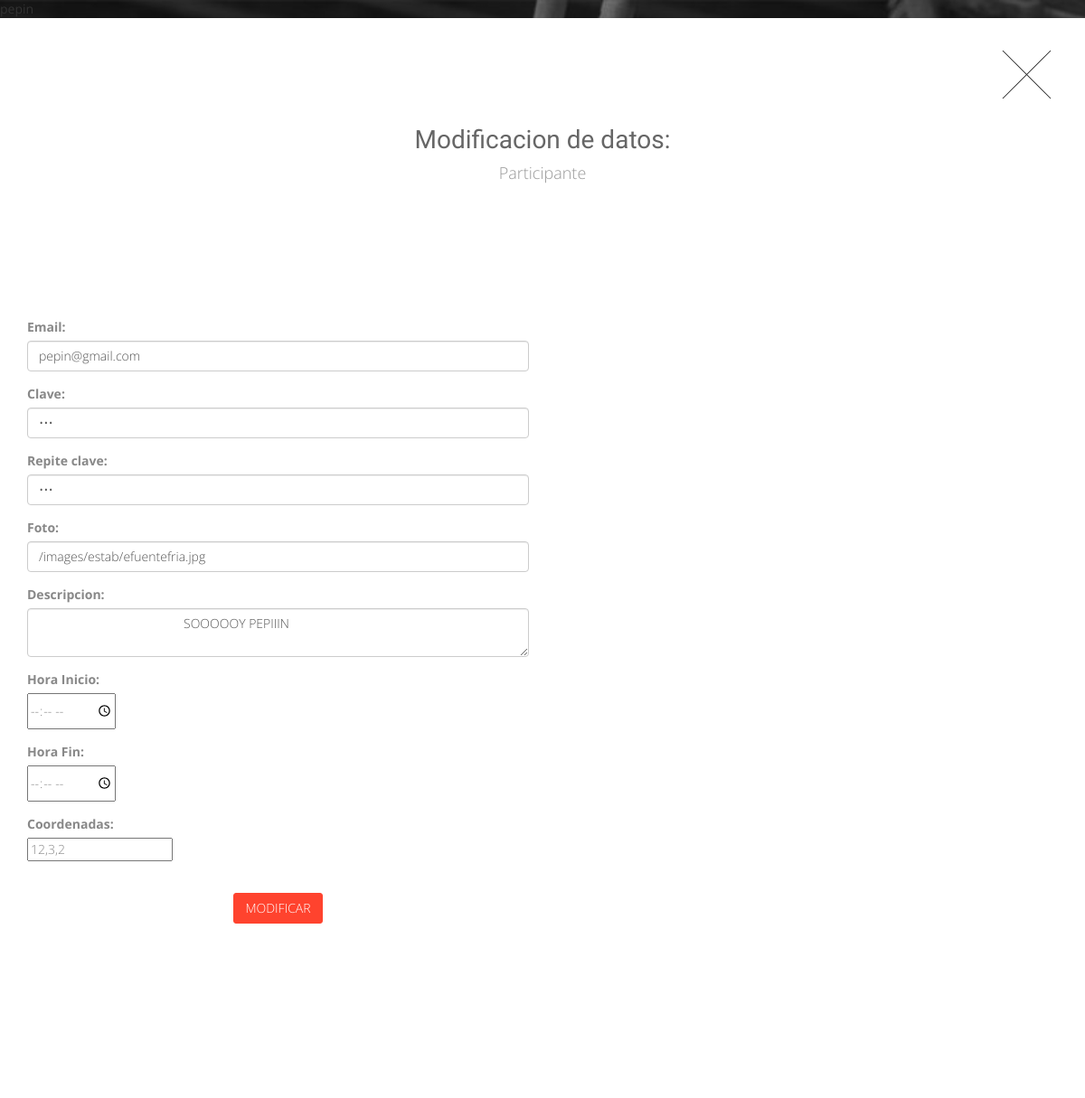
Page /view/usuarios/modificacionPAR.php (signed in) on the earlier database version.
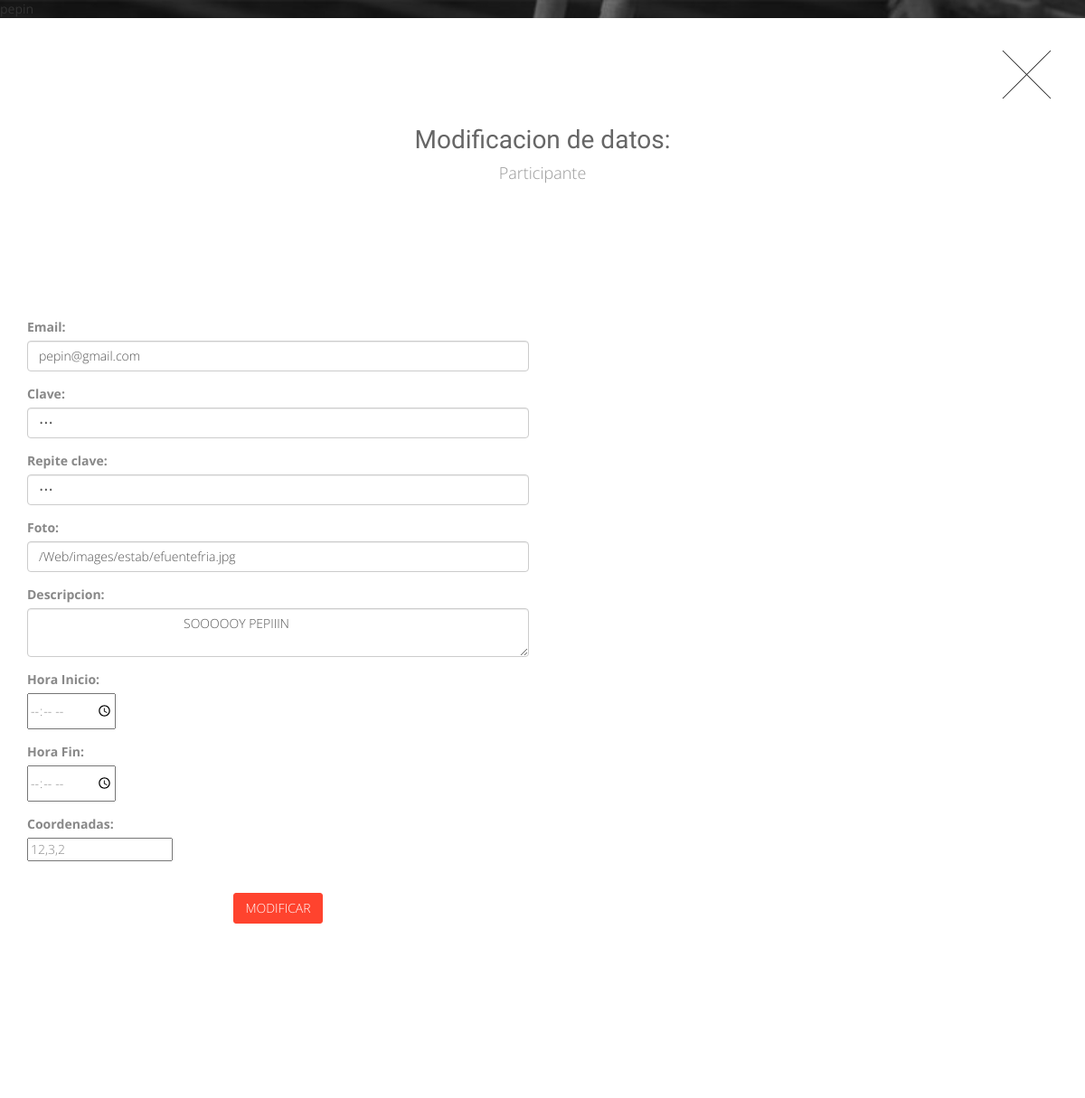
Same page on the later database version.
### tables this page shows
CREATE TABLE `participante` (
  `descripcionPAR` varchar(200) DEFAULT NULL,
  `coordenadasPAR` varchar(100) DEFAULT NULL,
  `fotoPAR` varchar(100) DEFAULT NULL,
  `horarioPAR` varchar(45) DEFAULT NULL,
  `TablaUsuarios_login` varchar(30) NOT NULL
);

### model/part.php (called while the page is built, shortened)
<?php
require_once("BDconectar.php");
class Participante{
    private $con;
    public function __construct() {
        $this->db = new BD();
        $this->con = $this->db->getConnect();
    }
    public function select($login) {
        $sql = "select * from participante where TablaUsuarios_login='$login'";
        $result = mysql_query($sql, $this->con);
        $part=mysql_fetch_array($result);
        return $part;
    }
 }
 ?>

### model/bdconectar.php (called while the page is built, shortened)
<?php
class BD {
		protected $connect;
		public function __construct(){
			$aux=mysql_connect('localhost','g42','g42');
			$this->connect=$aux;
		}
		public function getConnect(){
			return $this->connect;
		}
}
?>

### view/usuarios/modificacionPAR.php (the view, shortened to what the changed rows need)
<!DOCTYPE html>
<html lang="en">
    <head>
        <link href="../../bootstrap/css/bootstrap.min.css" rel="stylesheet">
        <link href="../../css/font-awesome.min.css" rel="stylesheet">
        <link href="../../css/animate.css" rel="stylesheet">
        <link href="../../css/style.css" rel="stylesheet">
    </head>
    <tbody>
      <?php
      require_once ("../../model/part.php");
      $user=new Usuario();
      if(isset($_SESSION["name"])){
        $login=$_SESSION["name"];
        if($user->comprobarTipo('3',$login)==true){
          $part=new Participante();
          $datos2=$part->select($login);
        }
        else{
          session_destroy();
          header('Location: ../../index.php');
        }
      }else{
            header('Location: ../../index.php');
      }
      ?>
                <div class="container">
                    <div class="row" style="padding-top: 80px;">
                        <div class="col-md-12">
                                <div class="row">
                                    <div class="col-md-6">
                                      <form method= "post" action="../../controller/procesarModificarPAR.php">
                                        <div class="form-group">
                                            <input type="text" class="form-control" value="<?php echo $datos2["fotoPAR"]?>"
                                            name="foto" required data-validation-required-message="Introduce tu foto">
                                        </div>
                                        <div class="form-group">
                                            <label for="desc">Descripcion:</label>
                                            <textarea class="form-control" name="desc"
                                            required data-validation-required-message="Introduce una descripcion del local">
                                            <?php echo $datos2["descripcionPAR"]?>
                                            </textarea>
                                        </div>
                                        <div class="form-group">
                                             <input type="text" name="coord" value="<?php echo $datos2["coordenadasPAR"]?>"
                                             required data-validation-required-message="Introduce tu nuevo horario">
                                         </div>
                                  </form>
                        </div>
                    </div>
							   </div>
                        </div>
                    </div>
    </tbody>
</html>

Differences in the rows shown:
changed participante "SOOOOOY PEPIIIN": foto "/images/estab/efuentefria.jpg" → "/Web/images/estab/efuentefria.jpg"
